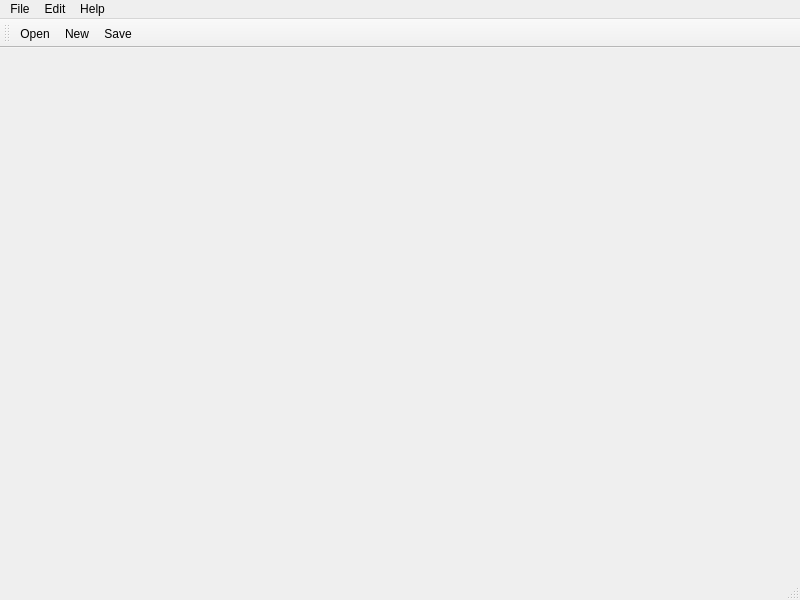
<?xml version="1.0" encoding="UTF-8"?>
<ui version="4.0">
 <class>MainWindow</class>
 <widget class="QMainWindow" name="MainWindow">
  <property name="geometry">
   <rect>
    <x>0</x>
    <y>0</y>
    <width>800</width>
    <height>600</height>
   </rect>
  </property>
  <property name="windowTitle">
   <string>MainWindow</string>
  </property>
  <widget class="QWidget" name="centralwidget"/>
  <widget class="QMenuBar" name="menubar">
   <property name="geometry">
    <rect>
     <x>0</x>
     <y>0</y>
     <width>800</width>
     <height>21</height>
    </rect>
   </property>
   <widget class="QMenu" name="menuFile">
    <property name="title">
     <string>File</string>
    </property>
    <addaction name="actionOpen"/>
    <addaction name="actionNew"/>
    <addaction name="actionSave"/>
    <addaction name="actionSave_As"/>
   </widget>
   <widget class="QMenu" name="menuEdit">
    <property name="title">
     <string>Edit</string>
    </property>
    <addaction name="actionCut"/>
    <addaction name="actionCopy"/>
    <addaction name="actionPaste"/>
    <addaction name="actionFind"/>
    <addaction name="actionFind_Next"/>
   </widget>
   <widget class="QMenu" name="menuHelp">
    <property name="title">
     <string>Help</string>
    </property>
   </widget>
   <addaction name="menuFile"/>
   <addaction name="menuEdit"/>
   <addaction name="menuHelp"/>
  </widget>
  <widget class="QStatusBar" name="statusbar"/>
  <widget class="QToolBar" name="toolBar">
   <property name="windowTitle">
    <string>toolBar</string>
   </property>
   <attribute name="toolBarArea">
    <enum>TopToolBarArea</enum>
   </attribute>
   <attribute name="toolBarBreak">
    <bool>false</bool>
   </attribute>
   <addaction name="actionOpen"/>
   <addaction name="actionNew"/>
   <addaction name="actionSave"/>
  </widget>
  <action name="actionOpen">
   <property name="text">
    <string>Open</string>
   </property>
  </action>
  <action name="actionNew">
   <property name="text">
    <string>New</string>
   </property>
  </action>
  <action name="actionSave">
   <property name="text">
    <string>Save</string>
   </property>
  </action>
  <action name="actionSave_As">
   <property name="text">
    <string>Save As</string>
   </property>
  </action>
  <action name="actionCut">
   <property name="text">
    <string>Cut</string>
   </property>
  </action>
  <action name="actionCopy">
   <property name="text">
    <string>Copy</string>
   </property>
  </action>
  <action name="actionPaste">
   <property name="text">
    <string>Paste</string>
   </property>
  </action>
  <action name="actionFind">
   <property name="text">
    <string>Find</string>
   </property>
  </action>
  <action name="actionFind_Next">
   <property name="text">
    <string>Find Next</string>
   </property>
  </action>
 </widget>
 <resources/>
 <connections/>
</ui>
